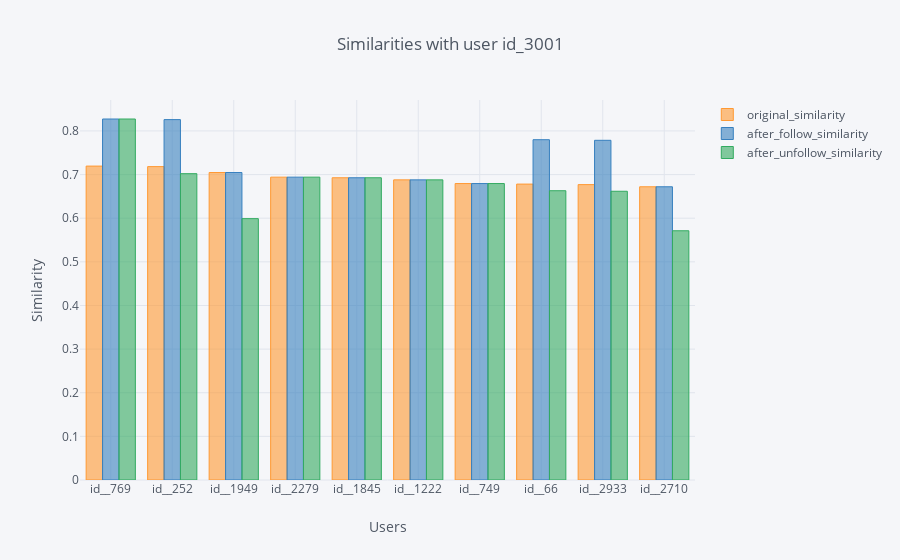

Notebook cell for this chart:
### Code cell
final.iplot(kind='bar', x='plan_ori_id', title='Similarities with user id_3001', 
            yTitle='Similarity', xTitle='Users')

### Figure 1 — Plotly figure (JSON) as saved in the notebook; plotly's stock layout.template omitted (floating-point values rounded to 4 significant figures)
{"data": [{"marker": {"color": "rgba(255, 153, 51, 0.6)", "line": {"color": "rgba(255, 153, 51, 1.0)", "width": 1}}, "name": "original_similarity", "orientation": "v", "text": "", "type": "bar", "uid": "9418ff21-0552-4f7a-944b-d47fc787af91", "x": ["id__769", "id__252", "id__1949", "id__2279", "id__1845", "id__1222", "id__749", "id__66", "id__2933", "id__2710"], "y": [0.7195, 0.7182, 0.7047, 0.6941, 0.6927, 0.6879, 0.6794, 0.6782, 0.677, 0.672]}, {"marker": {"color": "rgba(55, 128, 191, 0.6)", "line": {"color": "rgba(55, 128, 191, 1.0)", "width": 1}}, "name": "after_follow_similarity", "orientation": "v", "text": "", "type": "bar", "uid": "31b6b134-19b3-4189-af62-bdf2e07853c9", "x": ["id__769", "id__252", "id__1949", "id__2279", "id__1845", "id__1222", "id__749", "id__66", "id__2933", "id__2710"], "y": [0.8274, 0.826, 0.7047, 0.6941, 0.6927, 0.6879, 0.6794, 0.78, 0.7786, 0.672]}, {"marker": {"color": "rgba(50, 171, 96, 0.6)", "line": {"color": "rgba(50, 171, 96, 1.0)", "width": 1}}, "name": "after_unfollow_similarity", "orientation": "v", "text": "", "type": "bar", "uid": "6b7b50f3-4984-47e3-85a9-6de429896f88", "x": ["id__769", "id__252", "id__1949", "id__2279", "id__1845", "id__1222", "id__749", "id__66", "id__2933", "id__2710"], "y": [0.8274, 0.7021, 0.599, 0.6941, 0.6927, 0.6879, 0.6794, 0.663, 0.6618, 0.5712]}], "layout": {"legend": {"bgcolor": "#F5F6F9", "font": {"color": "#4D5663"}}, "paper_bgcolor": "#F5F6F9", "plot_bgcolor": "#F5F6F9", "title": {"font": {"color": "#4D5663"}, "text": "Similarities with user id_3001"}, "xaxis": {"gridcolor": "#E1E5ED", "showgrid": true, "tickfont": {"color": "#4D5663"}, "title": {"font": {"color": "#4D5663"}, "text": "Users"}, "zerolinecolor": "#E1E5ED"}, "yaxis": {"gridcolor": "#E1E5ED", "showgrid": true, "tickfont": {"color": "#4D5663"}, "title": {"font": {"color": "#4D5663"}, "text": "Similarity"}, "zerolinecolor": "#E1E5ED"}}}
